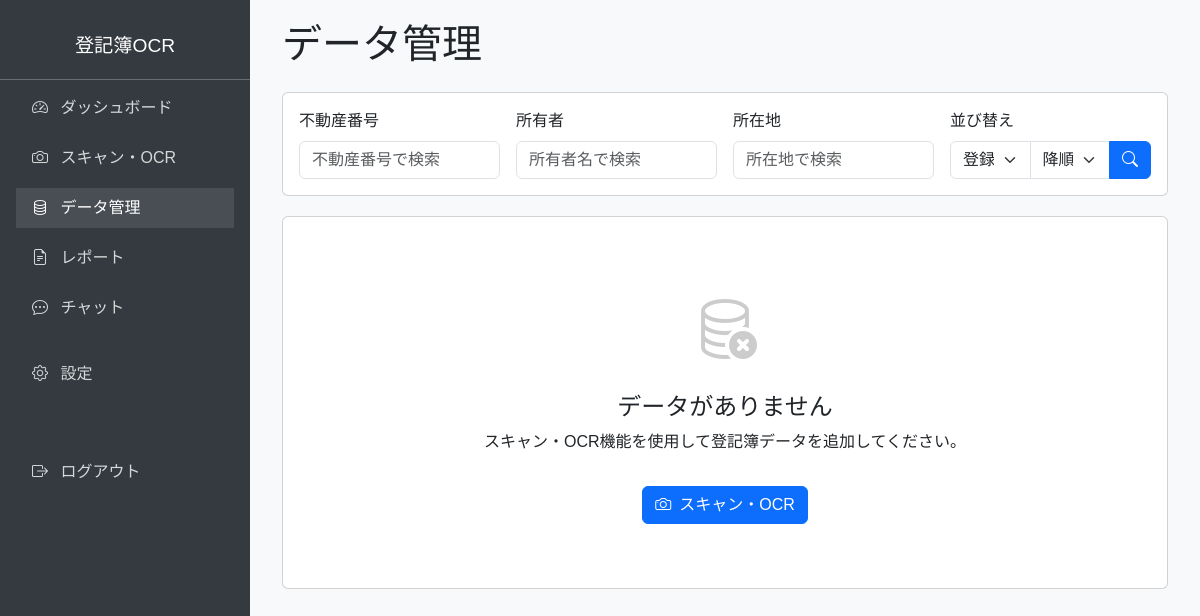
Page /data (signed in) on the earlier database version.
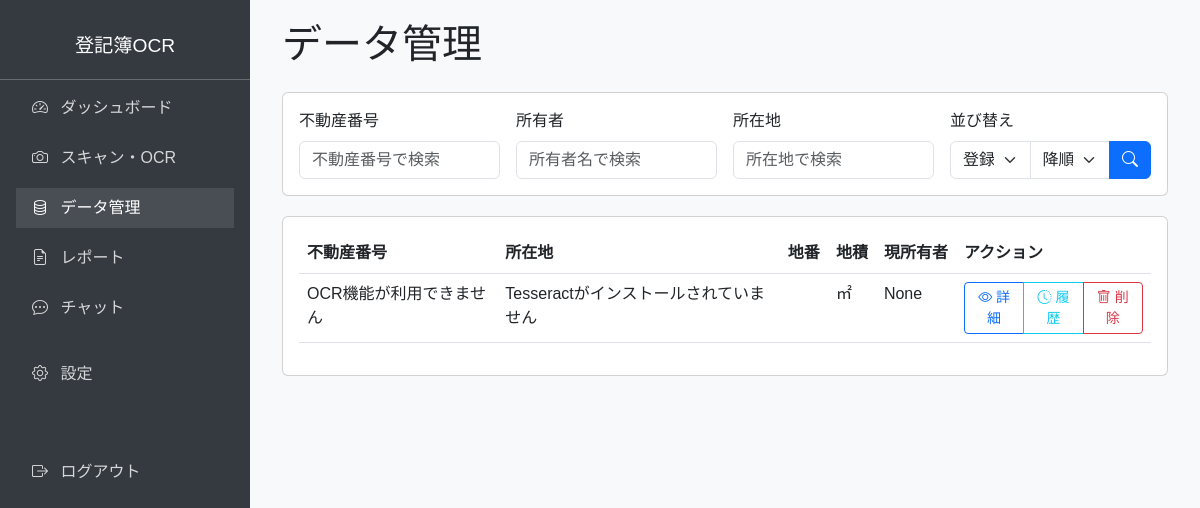
Same page on the later database version.
### tables this page shows
CREATE TABLE properties (
                id INTEGER PRIMARY KEY AUTOINCREMENT,
                property_number TEXT UNIQUE,
                address TEXT,
                lot_number TEXT,
                area REAL,
                area_unit TEXT,
                created_at TIMESTAMP DEFAULT CURRENT_TIMESTAMP,
                updated_at TIMESTAMP DEFAULT CURRENT_TIMESTAMP
            );

### app.py (the view)
@app.route('/data')
@login_required
def data_management():
    filter_property = request.args.get('property', '')
    filter_owner = request.args.get('owner', '')
    filter_address = request.args.get('address', '')
    sort_by = request.args.get('sort', 'date')
    sort_order = request.args.get('order', 'desc')
    properties = db.get_all_properties()
    filters = {
        'property': filter_property,
        'owner': filter_owner,
        'address': filter_address,
        'sort': sort_by,
        'order': sort_order
    }
    return render_template('data_management.html', properties=properties, filters=filters)

### auth.py (called while the page is built)
def login_required(f):
    @wraps(f)
    def decorated_function(*args, **kwargs):
        if 'user_id' not in session:
            flash('この機能を使用するにはログインが必要です', 'warning')
            return redirect(url_for('login', next=request.url))
        return f(*args, **kwargs)
    return decorated_function

### templates/data_management.html (shortened to what this page needs)
<!DOCTYPE html>
<html lang="ja">
<head>
    <link href="https://cdn.jsdelivr.net/npm/bootstrap@5.3.0-alpha1/dist/css/bootstrap.min.css" rel="stylesheet">
    <link rel="stylesheet" href="https://cdn.jsdelivr.net/npm/bootstrap-icons@1.8.0/font/bootstrap-icons.css">
</head>
<body>
    <div class="sidebar">
        <div class="text-center">
            <h3 class="sidebar-heading">登記簿OCR</h3>
            <hr class="my-2" style="background-color: rgba(255, 255, 255, 0.3);">
        </div>
        <ul class="nav flex-column px-3">
            <li class="nav-item">
                <a class="nav-link" href="/">
                    <i class="bi bi-speedometer2 me-2"></i> ダッシュボード
                </a>
            </li>
            <li class="nav-item">
                <a class="nav-link" href="/scan">
                    <i class="bi bi-camera me-2"></i> スキャン・OCR
                </a>
            </li>
            <li class="nav-item">
                <a class="nav-link active" href="/data">
                    <i class="bi bi-database me-2"></i> データ管理
                </a>
            </li>
            <li class="nav-item">
                <a class="nav-link" href="/reports">
                    <i class="bi bi-file-earmark-text me-2"></i> レポート
                </a>
            </li>
            <li class="nav-item">
                <a class="nav-link" href="/chat">
                    <i class="bi bi-chat-dots me-2"></i> チャット
                </a>
            </li>
            <li class="nav-item mt-3">
                <a class="nav-link" href="/settings">
                    <i class="bi bi-gear me-2"></i> 設定
                </a>
            </li>
            <li class="nav-item mt-5">
                <a class="nav-link" href="/logout">
                    <i class="bi bi-box-arrow-right me-2"></i> ログアウト
                </a>
            </li>
        </ul>
    </div>
    <div class="main-content">
        <div class="container-fluid">
            <h1 class="mb-4">データ管理</h1>
            <div class="card filter-card">
                <div class="card-body">
                    <form action="{{ url_for('data_management') }}" method="GET" class="row g-3">
                        <div class="col-md-3">
                            <label for="property_filter" class="form-label">不動産番号</label>
                            <input type="text" class="form-control" id="property_filter" name="property" placeholder="不動産番号で検索" value="{{ filters.property }}">
                        </div>
                        <div class="col-md-3">
                            <label for="owner_filter" class="form-label">所有者</label>
                            <input type="text" class="form-control" id="owner_filter" name="owner" placeholder="所有者名で検索" value="{{ filters.owner }}">
                        </div>
                        <div class="col-md-3">
                            <label for="address_filter" class="form-label">所在地</label>
                            <input type="text" class="form-control" id="address_filter" name="address" placeholder="所在地で検索" value="{{ filters.address }}">
                        </div>
                        <div class="col-md-3">
                            <label class="form-label">並び替え</label>
                            <div class="input-group">
                                <select class="form-select" name="sort">
                                    <option value="date" {% if filters.sort == 'date' %}selected{% endif %}>登録日時</option>
                                </select>
                                <select class="form-select" name="order">
                                    <option value="desc" {% if filters.order == 'desc' %}selected{% endif %}>降順</option>
                                </select>
                                <button class="btn btn-primary" type="submit">
                                    <i class="bi bi-search"></i>
                                </button>
                            </div>
                        </div>
                    </form>
                </div>
            </div>
            <div class="card">
                <div class="card-body">
                    {% if properties %}
                        <div class="table-responsive">
                            <table class="table table-hover data-table">
                                <thead>
                                    <tr>
                                        <th>不動産番号</th>
                                        <th>所在地</th>
                                        <th>地番</th>
                                        <th>地積</th>
                                        <th>現所有者</th>
                                        <th>アクション</th>
                                    </tr>
                                </thead>
                                <tbody>
                                    {% for property in properties %}
                                        <tr>
                                            <td>{{ property.property_number }}</td>
                                            <td>{{ property.address }}</td>
                                            <td>{{ property.lot_number }}</td>
                                            <td>{{ property.area }} {{ property.area_unit }}</td>
                                            <td>{{ property.current_owner }}</td>
                                            <td>
                                                <div class="btn-group">
                                                    <a href="{{ url_for('data_detail', filename=property.id) }}" class="btn btn-sm btn-outline-primary">
                                                        <i class="bi bi-eye"></i> 詳細
                                                    </a>
                                                    <a href="{{ url_for('timeline', property_id=property.id) }}" class="btn btn-sm btn-outline-info">
                                                        <i class="bi bi-clock-history"></i> 履歴
                                                    </a>
                                                    <button type="button" class="btn btn-sm btn-outline-danger" data-bs-toggle="modal" data-bs-target="#deleteModal{{ property.id }}">
                                                        <i class="bi bi-trash"></i> 削除
                                                    </button>
                                                </div>
                                            </td>
                                        </tr>
                                    {% endfor %}
                                </tbody>
                            </table>
                        </div>
                    {% else %}
                        <div class="text-center py-5">
                            <i class="bi bi-database-x" style="font-size: 4rem; color: #ccc;"></i>
                            <h4 class="mt-3">データがありません</h4>
                            <p>スキャン・OCR機能を使用して登記簿データを追加してください。</p>
                            <a href="{{ url_for('scan') }}" class="btn btn-primary mt-3">
                                <i class="bi bi-camera me-2"></i>スキャン・OCR
                            </a>
                        </div>
                    {% endif %}
                </div>
            </div>
        </div>
    </div>
</body>
</html>

### templates/data_management.html (style rules this page uses)
body { font-family: 'Meiryo', sans-serif; background-color: #f8f9fa; }
.sidebar { position: fixed; top: 0; left: 0; height: 100vh; width: 250px; z-index: 1; padding-top: 20px; background-color: #343a40; color: white; }
.sidebar .nav-link { color: rgba(255, 255, 255, 0.8); margin-bottom: 10px; }
.sidebar .nav-link.active { color: white; background-color: rgba(255, 255, 255, 0.1); }
.sidebar .sidebar-heading { padding: 0.875rem 1.25rem; font-size: 1.2rem; }
.main-content { margin-left: 250px; padding: 20px; }
.filter-card { margin-bottom: 20px; }
.data-table th { white-space: nowrap; }

Differences in the rows shown:
added properties: property_number "OCR機能が利用できません", address "Tesseractがインストールされていません", area_unit "㎡", current_owner "None"
Other differences:
text no longer shown: "データがありません スキャン・OCR機能を使用して登記簿データを追加してください。 スキャン・OCR"
text now shown: "不動産番号 所在地 地番 地積 現所有者 アクション"
